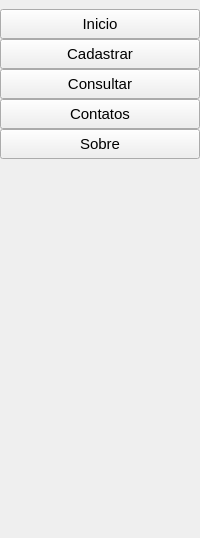
            <widget class="QWidget" name="page">
             <property name="geometry">
              <rect>
               <x>0</x>
               <y>0</y>
               <width>200</width>
               <height>538</height>
              </rect>
             </property>
             <attribute name="label">
              <string>Page 1</string>
             </attribute>
             <layout class="QVBoxLayout" name="verticalLayout_4">
              <property name="spacing">
               <number>0</number>
              </property>
              <property name="leftMargin">
               <number>0</number>
              </property>
              <property name="topMargin">
               <number>9</number>
              </property>
              <property name="rightMargin">
               <number>0</number>
              </property>
              <property name="bottomMargin">
               <number>0</number>
              </property>
              <item>
               <widget class="QPushButton" name="btn_inicio">
                <property name="minimumSize">
                 <size>
                  <width>0</width>
                  <height>30</height>
                 </size>
                </property>
                <property name="font">
                 <font>
                  <pointsize>11</pointsize>
                 </font>
                </property>
                <property name="cursor">
                 <cursorShape>PointingHandCursor</cursorShape>
                </property>
                <property name="text">
                 <string>Inicio</string>
                </property>
               </widget>
              </item>
              <item>
               <widget class="QPushButton" name="btn_cadastrar">
                <property name="minimumSize">
                 <size>
                  <width>0</width>
                  <height>30</height>
                 </size>
                </property>
                <property name="font">
                 <font>
                  <pointsize>11</pointsize>
                 </font>
                </property>
                <property name="cursor">
                 <cursorShape>PointingHandCursor</cursorShape>
                </property>
                <property name="text">
                 <string>Cadastrar</string>
                </property>
               </widget>
              </item>
              <item>
               <widget class="QPushButton" name="btn_consultar">
                <property name="minimumSize">
                 <size>
                  <width>0</width>
                  <height>30</height>
                 </size>
                </property>
                <property name="font">
                 <font>
                  <pointsize>11</pointsize>
                 </font>
                </property>
                <property name="cursor">
                 <cursorShape>PointingHandCursor</cursorShape>
                </property>
                <property name="text">
                 <string>Consultar</string>
                </property>
               </widget>
              </item>
              <item>
               <widget class="QPushButton" name="btn_contatos">
                <property name="minimumSize">
                 <size>
                  <width>0</width>
                  <height>30</height>
                 </size>
                </property>
                <property name="font">
                 <font>
                  <pointsize>11</pointsize>
                 </font>
                </property>
                <property name="cursor">
                 <cursorShape>PointingHandCursor</cursorShape>
                </property>
                <property name="text">
                 <string>Contatos</string>
                </property>
               </widget>
              </item>
              <item>
               <widget class="QPushButton" name="btn_sobre">
                <property name="minimumSize">
                 <size>
                  <width>0</width>
                  <height>30</height>
                 </size>
                </property>
                <property name="font">
                 <font>
                  <pointsize>11</pointsize>
                 </font>
                </property>
                <property name="cursor">
                 <cursorShape>PointingHandCursor</cursorShape>
                </property>
                <property name="text">
                 <string>Sobre</string>
                </property>
               </widget>
              </item>
              <item>
               <spacer name="verticalSpacer">
                <property name="orientation">
                 <enum>Qt::Vertical</enum>
                </property>
                <property name="sizeHint" stdset="0">
                 <size>
                  <width>20</width>
                  <height>40</height>
                 </size>
                </property>
               </spacer>
              </item>
             </layout>
            </widget>
